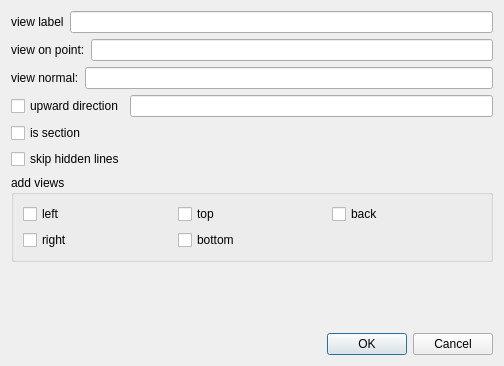
<?xml version="1.0" encoding="UTF-8"?>
<ui version="4.0">
 <class>ViewDefinitionDialog</class>
 <widget class="QDialog" name="ViewDefinitionDialog">
  <property name="geometry">
   <rect>
    <x>0</x>
    <y>0</y>
    <width>504</width>
    <height>366</height>
   </rect>
  </property>
  <property name="windowTitle">
   <string>Dialog</string>
  </property>
  <layout class="QVBoxLayout" name="verticalLayout">
   <item>
    <layout class="QHBoxLayout" name="horizontalLayout">
     <item>
      <widget class="QLabel" name="label_3">
       <property name="text">
        <string>view label</string>
       </property>
      </widget>
     </item>
     <item>
      <widget class="QLineEdit" name="viewLabel"/>
     </item>
    </layout>
   </item>
   <item>
    <layout class="QHBoxLayout" name="horizontalLayout_2">
     <item>
      <widget class="QLabel" name="label">
       <property name="text">
        <string>view on point:</string>
       </property>
      </widget>
     </item>
     <item>
      <widget class="QLineEdit" name="onExpr"/>
     </item>
    </layout>
   </item>
   <item>
    <layout class="QHBoxLayout" name="horizontalLayout_3">
     <item>
      <widget class="QLabel" name="label_2">
       <property name="text">
        <string>view normal:</string>
       </property>
      </widget>
     </item>
     <item>
      <widget class="QLineEdit" name="normalExpr"/>
     </item>
    </layout>
   </item>
   <item>
    <layout class="QHBoxLayout" name="horizontalLayout_4">
     <item>
      <widget class="QCheckBox" name="specifyUp">
       <property name="text">
        <string>upward direction</string>
       </property>
      </widget>
     </item>
     <item>
      <widget class="QLineEdit" name="upExpr"/>
     </item>
    </layout>
   </item>
   <item>
    <widget class="QCheckBox" name="sec">
     <property name="text">
      <string>is section</string>
     </property>
    </widget>
   </item>
   <item>
    <widget class="QCheckBox" name="skipHL">
     <property name="text">
      <string>skip hidden lines</string>
     </property>
    </widget>
   </item>
   <item>
    <widget class="QGroupBox" name="groupBox">
     <property name="title">
      <string>add views</string>
     </property>
     <layout class="QGridLayout" name="gridLayout">
      <item row="0" column="0">
       <widget class="QCheckBox" name="addL">
        <property name="text">
         <string>left</string>
        </property>
       </widget>
      </item>
      <item row="0" column="1">
       <widget class="QCheckBox" name="addT">
        <property name="text">
         <string>top</string>
        </property>
       </widget>
      </item>
      <item row="0" column="2">
       <widget class="QCheckBox" name="addK">
        <property name="text">
         <string>back</string>
        </property>
       </widget>
      </item>
      <item row="1" column="0">
       <widget class="QCheckBox" name="addR">
        <property name="text">
         <string>right</string>
        </property>
       </widget>
      </item>
      <item row="1" column="1">
       <widget class="QCheckBox" name="addB">
        <property name="text">
         <string>bottom</string>
        </property>
       </widget>
      </item>
     </layout>
    </widget>
   </item>
   <item>
    <spacer name="verticalSpacer">
     <property name="orientation">
      <enum>Qt::Vertical</enum>
     </property>
     <property name="sizeHint" stdset="0">
      <size>
       <width>20</width>
       <height>40</height>
      </size>
     </property>
    </spacer>
   </item>
   <item>
    <widget class="QDialogButtonBox" name="buttonBox">
     <property name="orientation">
      <enum>Qt::Horizontal</enum>
     </property>
     <property name="standardButtons">
      <set>QDialogButtonBox::Cancel|QDialogButtonBox::Ok</set>
     </property>
    </widget>
   </item>
  </layout>
 </widget>
 <resources/>
 <connections>
  <connection>
   <sender>buttonBox</sender>
   <signal>accepted()</signal>
   <receiver>ViewDefinitionDialog</receiver>
   <slot>accept()</slot>
   <hints>
    <hint type="sourcelabel">
     <x>248</x>
     <y>254</y>
    </hint>
    <hint type="destinationlabel">
     <x>157</x>
     <y>274</y>
    </hint>
   </hints>
  </connection>
  <connection>
   <sender>buttonBox</sender>
   <signal>rejected()</signal>
   <receiver>ViewDefinitionDialog</receiver>
   <slot>reject()</slot>
   <hints>
    <hint type="sourcelabel">
     <x>316</x>
     <y>260</y>
    </hint>
    <hint type="destinationlabel">
     <x>286</x>
     <y>274</y>
    </hint>
   </hints>
  </connection>
 </connections>
</ui>
